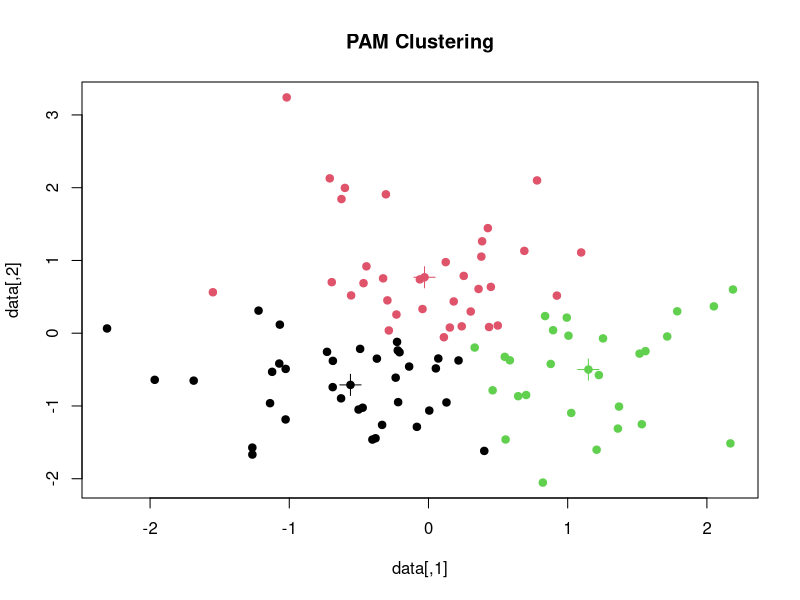

Here is the R script that generated this plot:
# Install and load the fpc package if you haven't already
install.packages("fpc")
library(fpc)

# Generate some random data
set.seed(123)
data <- matrix(rnorm(200), ncol = 2)

# Number of clusters
k <- 3

# Run PAM clustering
pam_result <- pamk(data, k = k)

# Cluster assignments
cluster_labels <- pam_result$pamobject$clustering

# Medoids
medoids <- pam_result$pamobject$medoids

# Plot the clusters
plot(data, col = cluster_labels, pch = 19, main = "PAM Clustering")
points(medoids, col = 1:k, pch = 3, cex = 2)
